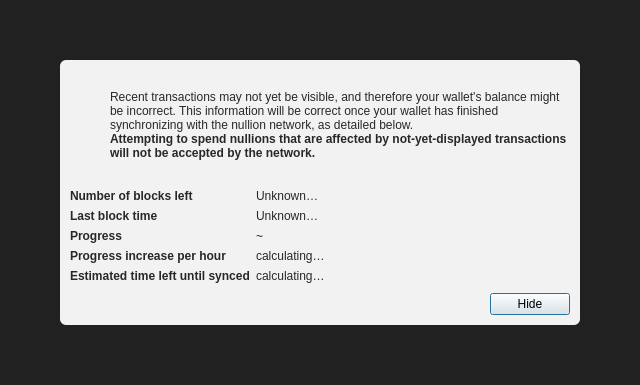
<?xml version="1.0" encoding="UTF-8"?>
<ui version="4.0">
 <class>ModalOverlay</class>
 <widget class="QWidget" name="ModalOverlay">
  <property name="geometry">
   <rect>
    <x>0</x>
    <y>0</y>
    <width>640</width>
    <height>385</height>
   </rect>
  </property>
  <property name="windowTitle">
   <string>Form</string>
  </property>
  <layout class="QVBoxLayout" name="verticalLayout" stretch="0">
   <property name="sizeConstraint">
    <enum>QLayout::SetDefaultConstraint</enum>
   </property>
   <property name="leftMargin">
    <number>0</number>
   </property>
   <property name="topMargin">
    <number>0</number>
   </property>
   <property name="rightMargin">
    <number>0</number>
   </property>
   <property name="bottomMargin">
    <number>0</number>
   </property>
   <item>
    <widget class="QWidget" name="bgWidget" native="true">
     <property name="styleSheet">
      <string notr="true">#bgWidget { background: rgba(0,0,0,220); }</string>
     </property>
     <layout class="QVBoxLayout" name="verticalLayoutMain" stretch="1">
      <property name="leftMargin">
       <number>60</number>
      </property>
      <property name="topMargin">
       <number>60</number>
      </property>
      <property name="rightMargin">
       <number>60</number>
      </property>
      <property name="bottomMargin">
       <number>60</number>
      </property>
      <item>
       <widget class="QWidget" name="contentWidget" native="true">
        <property name="styleSheet">
         <string notr="true">#contentWidget { background: rgba(255,255,255,240); border-radius: 6px; }

QLabel { color: rgb(40,40,40);  }</string>
        </property>
        <layout class="QVBoxLayout" name="verticalLayoutSub" stretch="1,0,0,0">
         <property name="spacing">
          <number>0</number>
         </property>
         <property name="leftMargin">
          <number>10</number>
         </property>
         <property name="topMargin">
          <number>10</number>
         </property>
         <property name="rightMargin">
          <number>10</number>
         </property>
         <property name="bottomMargin">
          <number>10</number>
         </property>
         <item>
          <layout class="QHBoxLayout" name="horizontalLayoutIconText" stretch="0,1">
           <property name="topMargin">
            <number>20</number>
           </property>
           <item>
            <layout class="QVBoxLayout" name="verticalLayoutIcon">
             <property name="leftMargin">
              <number>0</number>
             </property>
             <item>
              <widget class="QPushButton" name="warningIcon">
               <property name="enabled">
                <bool>false</bool>
               </property>
               <property name="text">
                <string/>
               </property>
               <property name="icon">
                <iconset>
                 <normaloff>:/icons/warning</normaloff>
                 <disabledoff>:/icons/warning</disabledoff>:/icons/warning</iconset>
               </property>
               <property name="iconSize">
                <size>
                 <width>48</width>
                 <height>48</height>
                </size>
               </property>
               <property name="flat">
                <bool>true</bool>
               </property>
              </widget>
             </item>
             <item>
              <spacer name="verticalSpacerWarningIcon">
               <property name="orientation">
                <enum>Qt::Vertical</enum>
               </property>
               <property name="sizeHint" stdset="0">
                <size>
                 <width>20</width>
                 <height>40</height>
                </size>
               </property>
              </spacer>
             </item>
            </layout>
           </item>
           <item>
            <layout class="QVBoxLayout" name="verticalLayoutInfoText">
             <property name="leftMargin">
              <number>0</number>
             </property>
             <property name="topMargin">
              <number>0</number>
             </property>
             <item>
              <widget class="QLabel" name="infoText">
               <property name="text">
                <string>Recent transactions may not yet be visible, and therefore your wallet's balance might be incorrect. This information will be correct once your wallet has finished synchronizing with the nullion network, as detailed below.</string>
               </property>
               <property name="textFormat">
                <enum>Qt::RichText</enum>
               </property>
               <property name="wordWrap">
                <bool>true</bool>
               </property>
              </widget>
             </item>
             <item>
              <widget class="QLabel" name="infoTextStrong">
               <property name="font">
                <font>
                 <weight>75</weight>
                 <bold>true</bold>
                </font>
               </property>
               <property name="text">
                <string>Attempting to spend nullions that are affected by not-yet-displayed transactions will not be accepted by the network.</string>
               </property>
               <property name="textFormat">
                <enum>Qt::RichText</enum>
               </property>
               <property name="wordWrap">
                <bool>true</bool>
               </property>
              </widget>
             </item>
             <item>
              <spacer name="verticalSpacerInTextSpace">
               <property name="orientation">
                <enum>Qt::Vertical</enum>
               </property>
               <property name="sizeHint" stdset="0">
                <size>
                 <width>20</width>
                 <height>40</height>
                </size>
               </property>
              </spacer>
             </item>
            </layout>
           </item>
          </layout>
         </item>
         <item>
          <spacer name="verticalSpacerAfterText">
           <property name="orientation">
            <enum>Qt::Vertical</enum>
           </property>
           <property name="sizeHint" stdset="0">
            <size>
             <width>20</width>
             <height>40</height>
            </size>
           </property>
          </spacer>
         </item>
         <item>
          <layout class="QFormLayout" name="formLayout">
           <property name="fieldGrowthPolicy">
            <enum>QFormLayout::FieldsStayAtSizeHint</enum>
           </property>
           <property name="horizontalSpacing">
            <number>6</number>
           </property>
           <property name="verticalSpacing">
            <number>6</number>
           </property>
           <property name="topMargin">
            <number>10</number>
           </property>
           <item row="0" column="0">
            <widget class="QLabel" name="labelNumberOfBlocksLeft">
             <property name="font">
              <font>
               <weight>75</weight>
               <bold>true</bold>
              </font>
             </property>
             <property name="text">
              <string>Number of blocks left</string>
             </property>
            </widget>
           </item>
           <item row="0" column="1">
            <widget class="QLabel" name="numberOfBlocksLeft">
             <property name="text">
              <string>Unknown…</string>
             </property>
            </widget>
           </item>
           <item row="1" column="0">
            <widget class="QLabel" name="labelLastBlockTime">
             <property name="font">
              <font>
               <weight>75</weight>
               <bold>true</bold>
              </font>
             </property>
             <property name="text">
              <string>Last block time</string>
             </property>
            </widget>
           </item>
           <item row="1" column="1">
            <widget class="QLabel" name="newestBlockDate">
             <property name="sizePolicy">
              <sizepolicy hsizetype="Maximum" vsizetype="Preferred">
               <horstretch>0</horstretch>
               <verstretch>0</verstretch>
              </sizepolicy>
             </property>
             <property name="text">
              <string>Unknown…</string>
             </property>
            </widget>
           </item>
           <item row="2" column="0">
            <widget class="QLabel" name="labelSyncDone">
             <property name="font">
              <font>
               <weight>75</weight>
               <bold>true</bold>
              </font>
             </property>
             <property name="text">
              <string>Progress</string>
             </property>
            </widget>
           </item>
           <item row="2" column="1">
            <layout class="QHBoxLayout" name="horizontalLayoutSync" stretch="0,1">
             <item>
              <widget class="QLabel" name="percentageProgress">
               <property name="text">
                <string notr="true">~</string>
               </property>
              </widget>
             </item>
            </layout>
           </item>
           <item row="4" column="0">
            <widget class="QLabel" name="labelProgressIncrease">
             <property name="font">
              <font>
               <weight>75</weight>
               <bold>true</bold>
              </font>
             </property>
             <property name="text">
              <string>Progress increase per hour</string>
             </property>
            </widget>
           </item>
           <item row="4" column="1">
            <widget class="QLabel" name="progressIncreasePerH">
             <property name="text">
              <string>calculating…</string>
             </property>
            </widget>
           </item>
           <item row="5" column="0">
            <widget class="QLabel" name="labelEstimatedTimeLeft">
             <property name="font">
              <font>
               <weight>75</weight>
               <bold>true</bold>
              </font>
             </property>
             <property name="text">
              <string>Estimated time left until synced</string>
             </property>
            </widget>
           </item>
           <item row="5" column="1">
            <widget class="QLabel" name="expectedTimeLeft">
             <property name="text">
              <string>calculating…</string>
             </property>
            </widget>
           </item>
          </layout>
         </item>
         <item>
          <layout class="QHBoxLayout" name="horizontalLayoutButtons">
           <property name="leftMargin">
            <number>10</number>
           </property>
           <property name="topMargin">
            <number>10</number>
           </property>
           <item>
            <spacer name="horizontalSpacer">
             <property name="orientation">
              <enum>Qt::Horizontal</enum>
             </property>
             <property name="sizeHint" stdset="0">
              <size>
               <width>40</width>
               <height>20</height>
              </size>
             </property>
            </spacer>
           </item>
           <item>
            <widget class="QPushButton" name="closeButton">
             <property name="text">
              <string>Hide</string>
             </property>
             <property name="shortcut">
              <string>Esc</string>
             </property>
             <property name="focusPolicy">
              <enum>Qt::StrongFocus</enum>
             </property>
             <property name="default">
              <bool>true</bool>
             </property>
            </widget>
           </item>
          </layout>
         </item>
        </layout>
       </widget>
      </item>
     </layout>
    </widget>
   </item>
  </layout>
 </widget>
 <resources/>
 <connections/>
</ui>
